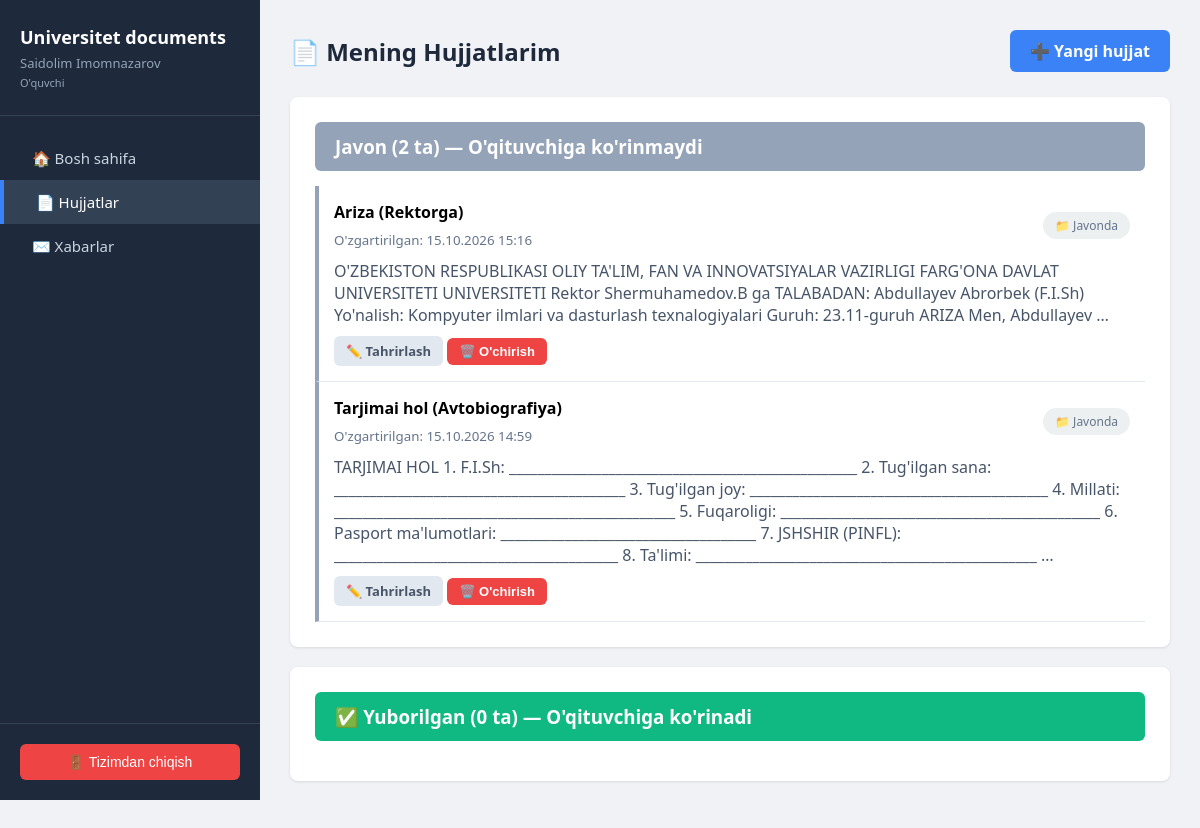
The page /documents/student/ (signed in) on the database its author committed.
### apps/accounts/models.py (models this page shows, shortened)
class CustomUser(AbstractUser):
    role = models.CharField(max_length=10, choices=Role.choices, default=Role.STUDENT)
    full_name = models.CharField("Ism Familiya", max_length=150, blank=True)
    group = models.ForeignKey(
        Group,
        on_delete=models.SET_NULL,
        null=True,
        blank=True,
        verbose_name="O'quvchi guruhi"
    )
    objects = CustomUserManager()
    class Meta:
        ordering = ['full_name', 'username']
    @property
    def is_teacher(self):
        return self.role == Role.TEACHER
    @property
    def is_student(self):
        return self.role == Role.STUDENT

### apps/documents/models.py (models this page shows, shortened)
class StudentDocument(models.Model):
    STATUS_DRAFT = 'draft'
    STATUS_SUBMITTED = 'submitted'
    STATUS_CHOICES = [
        (STATUS_DRAFT, "Javonda"),
        (STATUS_SUBMITTED, "Yuborilgan"),
    ]
    student = models.ForeignKey(
        settings.AUTH_USER_MODEL,
        on_delete=models.CASCADE,
        related_name='documents',
        verbose_name="O'quvchi"
    )
    template = models.ForeignKey(
        DocumentTemplate,
        on_delete=models.CASCADE,
        related_name='student_documents',
        verbose_name="Shablon"
    )
    content = models.TextField("Hujjat mazmuni", blank=True)
    file = models.FileField("Fayl", upload_to='documents/', blank=True, null=True)
    status = models.CharField(
        "Holat",
        max_length=20,
        choices=STATUS_CHOICES,
        default=STATUS_DRAFT
    )
    teacher_score = models.IntegerField("O'qituvchi bahosi", null=True, blank=True, help_text="0-100 orasida")
    teacher_comment = models.TextField("O'qituvchi izohi", blank=True)
    allow_teacher_view_draft = models.BooleanField(
        "O'qituvchiga javonni ko'rishga ruxsat berish",
        default=False,
        help_text="Agar belgilansa, o'qituvchi bu hujjatni javonda ham ko'ra oladi"
    )
    created_at = models.DateTimeField(auto_now_add=True)
    updated_at = models.DateTimeField(auto_now=True)
    class Meta:
        verbose_name = "O'quvchi hujjati"
        verbose_name_plural = "O'quvchi hujjatlari"
        ordering = ['-updated_at']

class DocumentTemplate(models.Model):
    title = models.CharField("Shablon nomi", max_length=200)
    description = models.TextField("Tavsif", blank=True)
    content = models.TextField("Shablon matni", blank=True)
    is_active = models.BooleanField("Faol", default=True)
    created_at = models.DateTimeField(auto_now_add=True)
    class Meta:
        verbose_name = "Shablon"
        verbose_name_plural = "Shablonlar"
        ordering = ['title']

### apps/documents/views.py (the view)
# urls.py: path('student/', views.student_documents_view, name='student_documents'),
@login_required
def student_documents_view(request):
    if not request.user.is_student:
        return redirect('dashboard')
    documents = StudentDocument.objects.filter(student=request.user).select_related('template')
    templates = DocumentTemplate.objects.filter(is_active=True)
    draft_count = documents.filter(status=StudentDocument.STATUS_DRAFT).count()
    submitted_count = documents.filter(status=StudentDocument.STATUS_SUBMITTED).count()
    return render(request, 'student/documents.html', {
        'documents': documents,
        'templates': templates,
        'draft_count': draft_count,
        'submitted_count': submitted_count
    })

### templates/student/documents.html (shortened to what this page needs)
{% extends 'base.html' %}
{% block content %}
<div class="page-header">
    <h1>📄 Mening Hujjatlarim</h1>
    <a href="{% url 'documents:student_document_create' %}" class="btn btn-primary">➕ Yangi hujjat</a>
</div>
{% if documents %}
    <div class="card">
        <h3 style="background: #94a3b8; color: white; padding: 12px 20px; border-radius: 6px; margin-bottom: 15px;">
             Javon ({{ draft_count }} ta) — O'qituvchiga ko'rinmaydi
        </h3>
        {% for doc in documents %}
            {% if doc.status == 'draft' %}
            <div style="padding: 15px; border-bottom: 1px solid #e2e8f0; border-left: 4px solid #94a3b8;">
                <div style="display: flex; justify-content: space-between; align-items: center;">
                    <div>
                        <h4 style="margin: 0 0 5px 0;">{{ doc.template.title }}</h4>
                        <small style="color: #64748b;">O'zgartirilgan: {{ doc.updated_at|date:"d.m.Y H:i" }}</small>
                    </div>
                    <span style="background: #ecf0f1; color: #64748b; padding: 5px 12px; border-radius: 15px; font-size: 12px;">📁 Javonda</span>
                </div>
                {% if doc.content %}
                <p style="margin: 10px 0; color: #475569;">{{ doc.content|truncatewords:30 }}</p>
                {% endif %}
                <div style="margin-top: 10px;">
                    <a href="{% url 'documents:student_document_edit' doc.pk %}" class="btn btn-secondary" style="padding: 6px 12px; font-size: 13px;">✏️ Tahrirlash</a>
                    <form method="post" action="{% url 'documents:student_document_delete' doc.pk %}" style="display: inline;">
                        <button type="submit" class="btn btn-danger" style="padding: 6px 12px; font-size: 13px;" onclick="return confirm('O\'chirishni xohlaysizmi?')">🗑️ O'chirish</button>
                    </form>
                </div>
            </div>
            {% endif %}
        {% endfor %}
    </div>
    <div class="card">
        <h3 style="background: #10b981; color: white; padding: 12px 20px; border-radius: 6px; margin-bottom: 15px;">
            ✅ Yuborilgan ({{ submitted_count }} ta) — O'qituvchiga ko'rinadi
        </h3>
    </div>
{% else %}
    <div class="card">
        <p style="text-align: center; color: #64748b; padding: 30px;">Sizda hali hujjatlar yo'q.</p>
    </div>
{% endif %}
{% endblock %}

### templates/base.html (shortened to what this page needs)
<!DOCTYPE html>
<html lang="uz">
<head>
</head>
<body>
    <div class="sidebar">
        <div class="sidebar-header">
            <h2>Universitet documents</h2>
            <p>{{ user.full_name|default:user.username }}</p>
            <p style="font-size: 11px; margin-top: 3px;">{{ user.get_role_display }}</p>
        </div>
        <div class="sidebar-menu">
            <a href="{% url 'dashboard' %}" class="{% if request.resolver_match.url_name == 'dashboard' %}active{% endif %}">
                <span>🏠 Bosh sahifa</span>
            </a>
            {% if user.is_teacher %}
            <a href="{% url 'documents:documents_hub' %}" class="{% if request.resolver_match.url_name == 'documents_hub' or 'teacher_vault' in request.resolver_match.url_name or 'teacher_documents' in request.resolver_match.url_name %}active{% endif %}">
                <span>📄 Hujjatlar</span>
            </a>
            <a href="{% url 'teacher_groups' %}" class="{% if 'teacher_groups' in request.resolver_match.url_name %}active{% endif %}">
                <span>👥 Guruhlar va o'quvchilar</span>
            </a>
            {% else %}
            <a href="{% url 'documents:documents_hub' %}" class="{% if request.resolver_match.url_name == 'documents_hub' or 'student_vault' in request.resolver_match.url_name or 'student_documents' in request.resolver_match.url_name %}active{% endif %}">
                <span>📄 Hujjatlar</span>
            </a>
            {% endif %}
            <a href="{% url 'messaging:chat_list' %}" class="{% if 'messaging' in request.resolver_match.url_name %}active{% endif %}">
                <span>✉️ Xabarlar</span>
            </a>
        </div>
        <div class="sidebar-footer">
            <form method="post" action="{% url 'logout' %}">
                <button type="submit" class="logout-btn">🚪 Tizimdan chiqish</button>
            </form>
        </div>
    </div>
    <div class="main-content">
        {% block content %}{% endblock %}
    </div>
</body>
</html>

### templates/base.html (style rules this page uses)
* { box-sizing: border-box; margin: 0; padding: 0; }
body { font-family: 'Segoe UI', Arial, sans-serif; display: flex; min-height: 100vh; background: #f0f2f5; }
.sidebar { width: 260px; background: #1e293b; color: white; display: flex; flex-direction: column; position: fixed; height: 100vh; }
.sidebar-header { padding: 25px 20px; border-bottom: 1px solid #334155; }
.sidebar-header h2 { font-size: 18px; font-weight: 600; }
.sidebar-header p { font-size: 13px; color: #94a3b8; margin-top: 5px; }
.sidebar-menu { flex: 1; padding: 20px 0; overflow-y: auto; }
.sidebar-menu a { display: flex; align-items: center; padding: 12px 20px; color: #cbd5e1; text-decoration: none; transition: 0.2s; font-size: 15px; }
.sidebar-menu a:hover, .sidebar-menu a.active { background: #334155; color: white; border-left: 4px solid #3b82f6; }
.sidebar-menu a span { margin-left: 12px; }
.sidebar-footer { padding: 20px; border-top: 1px solid #334155; }
.logout-btn { width: 100%; background: #ef4444; color: white; border: none; padding: 10px; border-radius: 6px; cursor: pointer; font-size: 14px; }
.main-content { margin-left: 260px; flex: 1; padding: 30px; }
.page-header { margin-bottom: 25px; display: flex; justify-content: space-between; align-items: center; }
.page-header h1 { font-size: 24px; color: #1e293b; }
.card { background: white; border-radius: 8px; box-shadow: 0 1px 3px rgba(0,0,0,0.1); padding: 25px; margin-bottom: 20px; }
.btn { padding: 10px 20px; border-radius: 6px; text-decoration: none; display: inline-block; font-weight: 600; cursor: pointer; border: none; }
.btn-primary { background: #3b82f6; color: white; }
.btn-danger { background: #ef4444; color: white; }
.btn-secondary { background: #e2e8f0; color: #475569; }

### rows shown on the page
CustomUser: full_name "Saidolim Imomnazarov", role "O'quvchi"
StudentDocument: template "Ariza (Rektorga)", updated_at "15.10.2026 15:16", content "O'ZBEKISTON RESPUBLIKASI OLIY TA'LIM, FAN VA INNOVATSIYALAR VAZIRLIGI FARG'ONA DAVLAT UNIVERSITETI UNIVERSITETI Rektor Shermuhamedov.B ga TALABADAN: Abdullayev Abrorbek (F.I.Sh) Yo'nalish: Kompyuter ilmlari va dasturlash texnalogiyalari Guruh: 23.11-guruh ARIZA Men, Abdullayev …"
StudentDocument: template "Tarjimai hol (Avtobiografiya)", updated_at "15.10.2026 14:59", content "TARJIMAI HOL 1. F.I.Sh: _________________________________________________ 2. Tug'ilgan sana: _________________________________________ 3. Tug'ilgan joy: __________________________________________ 4. Millati: ________________________________________________ 5. Fuqaroligi: _____________________________________________ 6. Pasport ma'lumotlari: ____________________________________ 7. JSHSHIR (PINFL): ________________________________________ 8. Ta'limi: ________________________________________________ …"

### other values the page prints
{{ draft_count }} "2"
{{ submitted_count }} "0"
